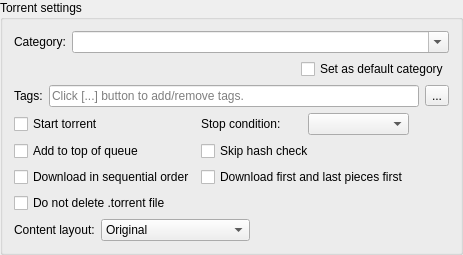
                                                <widget class="QGroupBox" name="groupBoxSettings">
                                                    <property name="title">
                                                        <string>Torrent settings</string>
                                                    </property>
                                                    <layout class="QVBoxLayout" name="verticalLayout_3">
                                                        <item>
                                                            <layout class="QHBoxLayout" name="categoryLayout">
                                                                <item>
                                                                    <widget class="QLabel" name="labelCategory">
                                                                        <property name="text">
                                                                            <string>Category:</string>
                                                                        </property>
                                                                    </widget>
                                                                </item>
                                                                <item>
                                                                    <widget class="QComboBox" name="categoryComboBox">
                                                                        <property name="sizePolicy">
                                                                            <sizepolicy hsizetype="Expanding" vsizetype="Fixed">
                                                                                <horstretch>0</horstretch>
                                                                                <verstretch>0</verstretch>
                                                                            </sizepolicy>
                                                                        </property>
                                                                        <property name="editable">
                                                                            <bool>true</bool>
                                                                        </property>
                                                                        <property name="insertPolicy">
                                                                            <enum>QComboBox::InsertAtTop</enum>
                                                                        </property>
                                                                    </widget>
                                                                </item>
                                                            </layout>
                                                        </item>
                                                        <item alignment="Qt::AlignRight">
                                                            <widget class="QCheckBox" name="defaultCategoryCheckbox">
                                                                <property name="text">
                                                                    <string>Set as default category</string>
                                                                </property>
                                                            </widget>
                                                        </item>
                                                        <item>
                                                            <layout class="QHBoxLayout" name="tagsLayout" stretch="0,0,0">
                                                                <item>
                                                                    <widget class="QLabel" name="tagsLabel">
                                                                        <property name="text">
                                                                            <string>Tags:</string>
                                                                        </property>
                                                                    </widget>
                                                                </item>
                                                                <item>
                                                                    <widget class="QLineEdit" name="tagsLineEdit">
                                                                        <property name="sizePolicy">
                                                                            <sizepolicy hsizetype="Expanding" vsizetype="Fixed">
                                                                                <horstretch>0</horstretch>
                                                                                <verstretch>0</verstretch>
                                                                            </sizepolicy>
                                                                        </property>
                                                                        <property name="readOnly">
                                                                            <bool>true</bool>
                                                                        </property>
                                                                        <property name="placeholderText">
                                                                            <string>Click [...] button to add/remove tags.</string>
                                                                        </property>
                                                                        <property name="clearButtonEnabled">
                                                                            <bool>false</bool>
                                                                        </property>
                                                                    </widget>
                                                                </item>
                                                                <item>
                                                                    <widget class="QToolButton" name="tagsEditButton">
                                                                        <property name="toolTip">
                                                                            <string>Add/remove tags</string>
                                                                        </property>
                                                                        <property name="text">
                                                                            <string>...</string>
                                                                        </property>
                                                                    </widget>
                                                                </item>
                                                            </layout>
                                                        </item>
                                                        <item>
                                                            <layout class="QGridLayout" name="gridLayout">
                                                                <item row="0" column="0">
                                                                    <widget class="QCheckBox" name="startTorrentCheckBox">
                                                                        <property name="text">
                                                                            <string>Start torrent</string>
                                                                        </property>
                                                                    </widget>
                                                                </item>
                                                                <item row="0" column="1">
                                                                    <layout class="QHBoxLayout" name="stopConditionLayout">
                                                                        <item>
                                                                            <widget class="QLabel" name="stopConditionLabel">
                                                                                <property name="text">
                                                                                    <string>Stop condition:</string>
                                                                                </property>
                                                                            </widget>
                                                                        </item>
                                                                        <item>
                                                                            <widget class="QComboBox" name="stopConditionComboBox">
                                                                            </widget>
                                                                        </item>
                                                                    </layout>
                                                                </item>
                                                                <item row="0" column="2">
                                                                    <spacer name="horizontalSpacer_3">
                                                                        <property name="orientation">
                                                                            <enum>Qt::Horizontal</enum>
                                                                        </property>
                                                                        <property name="sizeHint" stdset="0">
                                                                            <size>
                                                                                <width>40</width>
                                                                                <height>20</height>
                                                                            </size>
                                                                        </property>
                                                                    </spacer>
                                                                </item>
                                                                <item row="1" column="0">
                                                                    <widget class="QCheckBox" name="addToQueueTopCheckBox">
                                                                        <property name="text">
                                                                            <string>Add to top of queue</string>
                                                                        </property>
                                                                    </widget>
                                                                </item>
                                                                <item row="1" column="1">
                                                                    <widget class="QCheckBox" name="skipCheckingCheckBox">
                                                                        <property name="text">
                                                                            <string>Skip hash check</string>
                                                                        </property>
                                                                    </widget>
                                                                </item>
                                                                <item row="2" column="0">
                                                                    <widget class="QCheckBox" name="sequentialCheckBox">
                                                                        <property name="text">
                                                                            <string>Download in sequential order</string>
                                                                        </property>
                                                                    </widget>
                                                                </item>
                                                                <item row="2" column="1">
                                                                    <widget class="QCheckBox" name="firstLastCheckBox">
                                                                        <property name="text">
                                                                            <string>Download first and last pieces first</string>
                                                                        </property>
                                                                    </widget>
                                                                </item>
                                                                <item row="3" column="0">
                                                                    <widget class="QCheckBox" name="doNotDeleteTorrentCheckBox">
                                                                        <property name="toolTip">
                                                                            <string>When checked, the .torrent file will not be deleted regardless of the
                                                                                settings at the &quot;Download&quot; page of the Options dialog
                                                                            </string>
                                                                        </property>
                                                                        <property name="text">
                                                                            <string>Do not delete .torrent file</string>
                                                                        </property>
                                                                    </widget>
                                                                </item>
                                                            </layout>
                                                        </item>
                                                        <item>
                                                            <layout class="QHBoxLayout" name="horizontalLayout_2">
                                                                <item>
                                                                    <widget class="QLabel" name="contentLayoutLabel">
                                                                        <property name="text">
                                                                            <string>Content layout:</string>
                                                                        </property>
                                                                    </widget>
                                                                </item>
                                                                <item>
                                                                    <widget class="QComboBox" name="contentLayoutComboBox">
                                                                        <property name="currentIndex">
                                                                            <number>0</number>
                                                                        </property>
                                                                        <item>
                                                                            <property name="text">
                                                                                <string>Original</string>
                                                                            </property>
                                                                        </item>
                                                                        <item>
                                                                            <property name="text">
                                                                                <string>Create subfolder</string>
                                                                            </property>
                                                                        </item>
                                                                        <item>
                                                                            <property name="text">
                                                                                <string>Don't create subfolder</string>
                                                                            </property>
                                                                        </item>
                                                                    </widget>
                                                                </item>
                                                                <item>
                                                                    <spacer name="horizontalSpacer_4">
                                                                        <property name="orientation">
                                                                            <enum>Qt::Horizontal</enum>
                                                                        </property>
                                                                        <property name="sizeHint" stdset="0">
                                                                            <size>
                                                                                <width>40</width>
                                                                                <height>20</height>
                                                                            </size>
                                                                        </property>
                                                                    </spacer>
                                                                </item>
                                                            </layout>
                                                        </item>
                                                    </layout>
                                                </widget>
